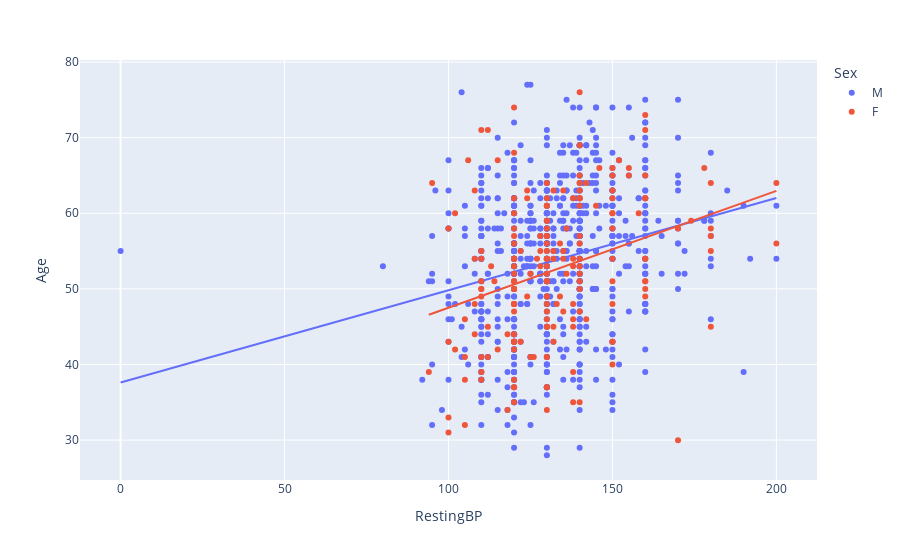

This figure's notebook cell:
### Code cell
# BP = Blood Pressure
RestingBP = px.scatter(df, x='RestingBP', y='Age', color = 'Sex', trendline='ols')
RestingBP.show()

### Figure 1 — Plotly figure (JSON) as saved in the notebook; plotly's stock layout.template omitted (floating-point values rounded to 4 significant figures; data arrays with more than 128 entries replaced by an {"elided": "..."} marker saying what was removed)
{"data": [{"hovertemplate": "Sex=M<br>RestingBP=%{x}<br>Age=%{y}<extra></extra>", "legendgroup": "M", "marker": {"color": "#636efa", "symbol": "circle"}, "mode": "markers", "name": "M", "orientation": "v", "showlegend": true, "type": "scatter", "x": {"elided": "725 int values"}, "xaxis": "x", "y": {"elided": "725 int values"}, "yaxis": "y"}, {"hovertemplate": "<b>OLS trendline</b><br>Age = 0.121984 * RestingBP + 37.6259<br>R<sup>2</sup>=0.056340<br><br>Sex=M<br>RestingBP=%{x}<br>Age=%{y} <b>(trend)</b><extra></extra>", "legendgroup": "M", "marker": {"color": "#636efa", "symbol": "circle"}, "mode": "lines", "name": "M", "showlegend": false, "type": "scatter", "x": {"elided": "725 int values"}, "xaxis": "x", "y": {"elided": "725 float values"}, "yaxis": "y"}, {"hovertemplate": "Sex=F<br>RestingBP=%{x}<br>Age=%{y}<extra></extra>", "legendgroup": "F", "marker": {"color": "#EF553B", "symbol": "circle"}, "mode": "markers", "name": "F", "orientation": "v", "showlegend": true, "type": "scatter", "x": {"elided": "193 int values"}, "xaxis": "x", "y": {"elided": "193 int values"}, "yaxis": "y"}, {"hovertemplate": "<b>OLS trendline</b><br>Age = 0.154569 * RestingBP + 32.0563<br>R<sup>2</sup>=0.099189<br><br>Sex=F<br>RestingBP=%{x}<br>Age=%{y} <b>(trend)</b><extra></extra>", "legendgroup": "F", "marker": {"color": "#EF553B", "symbol": "circle"}, "mode": "lines", "name": "F", "showlegend": false, "type": "scatter", "x": {"elided": "193 int values"}, "xaxis": "x", "y": {"elided": "193 float values"}, "yaxis": "y"}], "layout": {"legend": {"title": {"text": "Sex"}, "tracegroupgap": 0}, "margin": {"t": 60}, "xaxis": {"anchor": "y", "domain": [0, 1], "title": {"text": "RestingBP"}}, "yaxis": {"anchor": "x", "domain": [0, 1], "title": {"text": "Age"}}}}
